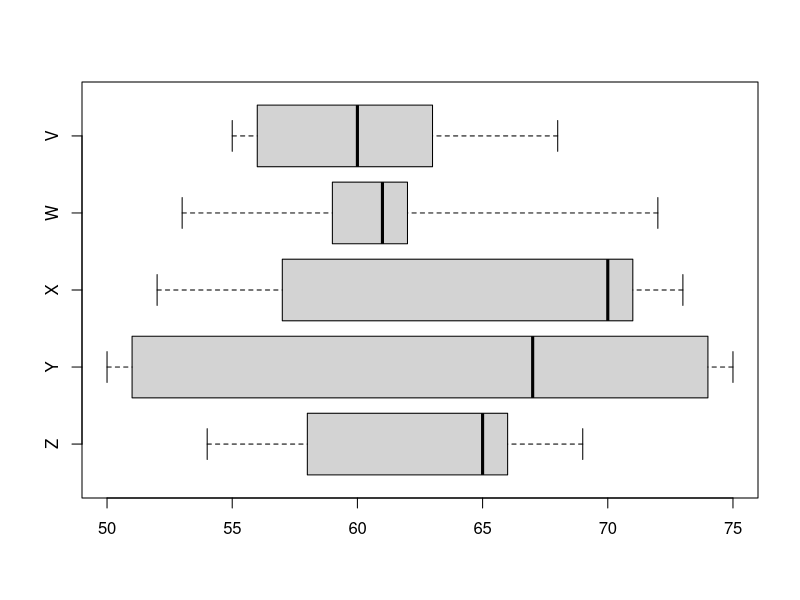

Here is the R script that generated this plot:
## ---- chunk 1

# reseed for exam question
set.seed(runif(1,3,33))

bottom = sample(c(10,20,30,40,50,60,70,80),1)
while(T){
  boxes = apply(matrix(sample(0:25+bottom,25),nrow=5),1,sort)
  iqrs = apply(boxes,2,function(x){x[4]-x[2]})
  siq = sort(iqrs)
  mis = apply(boxes,2,min)
  mas = apply(boxes,2,max)
  mes = apply(boxes,2,function(x){x[3]})
  if(max(boxes)-min(boxes)==25 & siq[2]-siq[1]>3 & siq[5]-siq[4]>3 ){break}
}

ans1 = paste0((mas==max(mas))*1,collapse="")
ans2 = paste0((mis==min(mis))*1,collapse="")
ans3 = paste0((mes==max(mes))*1,collapse="")
ans4 = paste0((mes==min(mes))*1,collapse="")
ans5 = paste0((iqrs==max(iqrs))*1,collapse="")
ans6 = paste0((iqrs==min(iqrs))*1,collapse="")
## ---- chunk 2
bp = boxplot(boxes,horizontal=T,range=0,names=c("V","W","X","Y","Z"),at=5:1)
## ---- chunk 3
AA = c("V","W","X","Y","Z")
